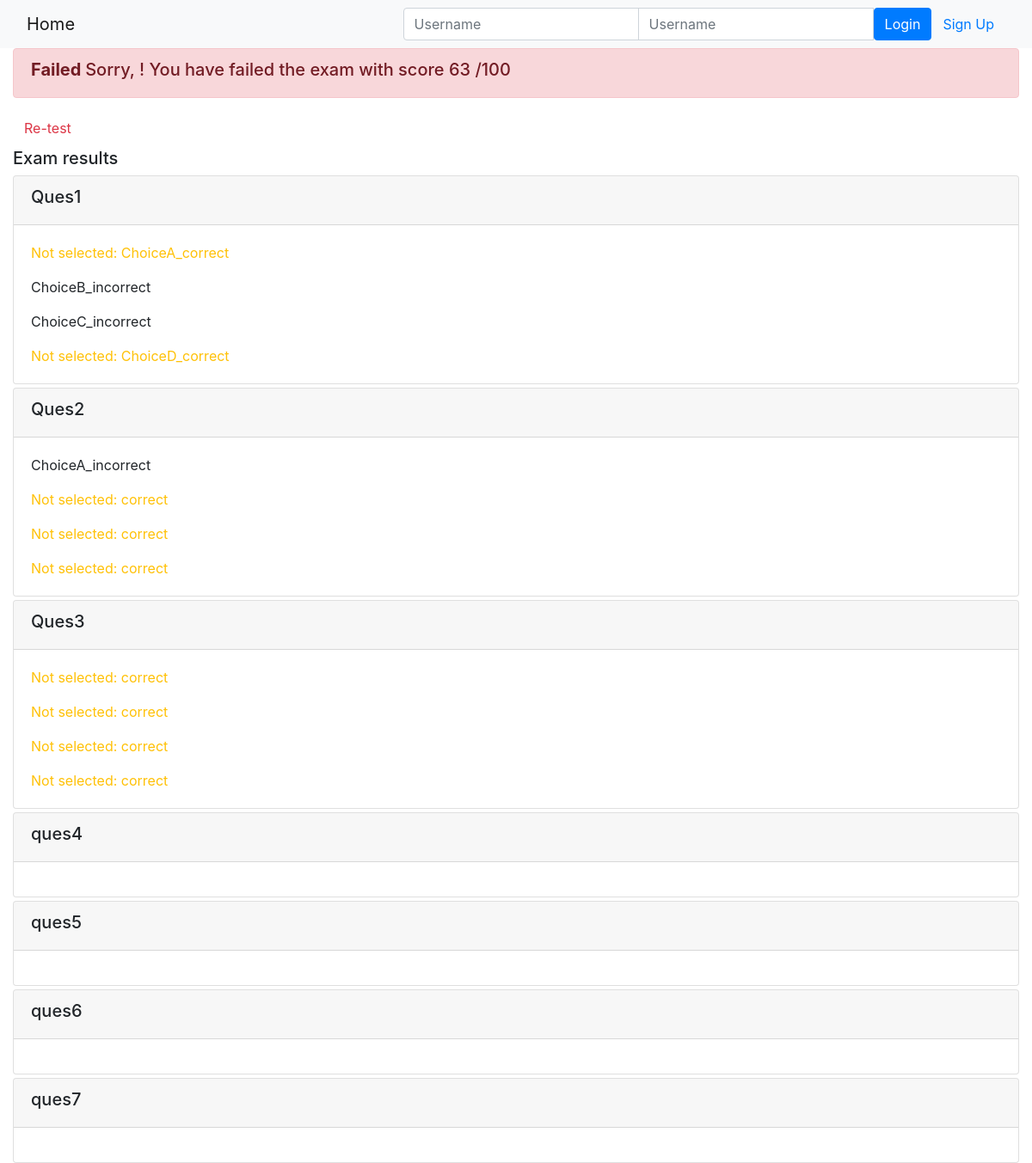
The page /onlinecourse/course/3/submission/3/result/ on the database its author committed.
### onlinecourse/models.py (models this page shows, shortened)
class Question(models.Model):
    course = models.ForeignKey(Course, on_delete=models.CASCADE)
    question_text = models.CharField(max_length=200, null=False)
    grade = models.IntegerField(default=10)

class Choice(models.Model):
    question = models.ForeignKey(Question, on_delete=models.CASCADE)
    choice_text = models.CharField(max_length=200, null=False)
    is_correct = models.BooleanField(default=False)

### onlinecourse/views.py (the view)
# urls.py: path('course/<int:course_id>/submission/<int:submission_id>/result/', views.show_exam_result,
def show_exam_result(request, course_id, submission_id):
    context = {}
    course = Course.objects.get(pk=course_id)
    submission = Submission.objects.get(pk=submission_id)
    choices = submission.choices.all()
    selected_ids = []
    for choice in choices:
        selected_ids.append(choice.id)
    correct_questions = []
    max_grade = 0
    for question in course.question_set.all():
        question_is_correct = True
        max_grade += question.grade
        for choice in question.choice_set.all():
            if (not choice.is_correct and choice.id in selected_ids) or (
                    choice.is_correct and choice.id not in selected_ids):
                question_is_correct = False
                break
        if question_is_correct:
            correct_questions.append(question)
    total_score = 0
    for question in correct_questions:
        total_score += question.grade
    print(max_grade)
    print(total_score)
    grade = total_score * 100 / max_grade
    context["course"] = course
    context["selected_ids"] = selected_ids
    context["grade"] = grade
    return render(request, 'onlinecourse/exam_result_bootstrap.html', context)

### onlinecourse/templates/onlinecourse/exam_result_bootstrap.html (shortened to what this page needs)
<!DOCTYPE html>
<html lang="en">
<head>
    {% load static %}
    <link rel="stylesheet" href="https://maxcdn.bootstrapcdn.com/bootstrap/4.5.2/css/bootstrap.min.css">
</head>
<body>
<nav class="navbar navbar-light bg-light">
    <div class="container-fluid">
        <div class="navbar-header">
            <a class="navbar-brand" href="{% url 'onlinecourse:index' %}">Home</a>
        </div>
        <ul class="nav navbar-nav navbar-right">
            {% if user.is_authenticated %}
                <li>
                    <a class="btn btn-link" href="#">{{ user.first_name }}({{ user.username }})</a>
                    <a class="btn btn-link" href="{% url 'onlinecourse:logout' %}">Logout</a>
                </li>
            {% else %}
                <li>
                    <form class="form-inline" action="{% url 'onlinecourse:login' %}" method="post">
                        <div class="input-group">
                            <input type="text" class="form-control" placeholder="Username" name="username">
                            <input type="password" class="form-control" placeholder="Username" name="psw">
                            <button class="btn btn-primary" type="submit">Login</button>
                            <a class="btn btn-link" href="{% url 'onlinecourse:registration' %}">Sign Up</a>
                        </div>
                    </form>
                </li>
            {% endif %}
        </ul>
    </div>
</nav>
<div class="container-fluid">
    {% if grade > 80 %}
        <div class="alert alert-success">
            <h5><b>Congratulations, {{ user.username }}</b>! You have passed the exam and completed the course with
                score {{ grade|floatformat:0 }} /100</h5>
        </div>
    {% else %}
        <div class="alert alert-danger">
            <h5><b>Failed </b>Sorry, {{ user.username }}! You have failed the exam with score {{ grade|floatformat:0 }}
                /100</h5>
        </div>
        <a class="btn btn-link text-danger" href="{% url 'onlinecourse:course_details' course.id %}">Re-test</a>
    {% endif %}
    <div class="card-columns-vertical mt-1">
        <h5 class="">Exam results</h5>
        {% for question in course.question_set.all %}
            <div class="card mt-1">
                <div class="card-header">
                    <h5>{{ question.question_text }}</h5>
                </div>
                <div class="card-body">
                    {% for choice in question.choice_set.all %}
                        {% if choice.is_correct and choice.id in selected_ids %}
                            <p class="card-text text-success"> Correct answer:
                                {% elif choice.is_correct and choice.id not in selected_ids %}
                            <p class="card-text text-warning"> Not selected:
                                {% elif not choice.is_correct and choice.id in selected_ids %}
                            <p class="card-text text-danger"> Incorrect answer:
                                {% else %}
                            <p class="card-text">
                        {% endif %}
                    {{ choice.choice_text }}
                    </p>
                    {% endfor %}
                </div>
            </div>
        {% endfor %}
    </div>
</div>
</body>
</html>

### rows shown on the page
Question: question_text "Ques1"
Choice: shows "Not selected:", choice_text "ChoiceA_correct"
Choice: choice_text "ChoiceB_incorrect"
Choice: choice_text "ChoiceC_incorrect"
Choice: shows "Not selected:", choice_text "ChoiceD_correct"
Question: question_text "Ques2"
Choice: choice_text "ChoiceA_incorrect"
Choice: shows "Not selected:", choice_text "correct"
Choice: shows "Not selected:", choice_text "correct"
Choice: shows "Not selected:", choice_text "correct"
Question: question_text "Ques3"
Choice: shows "Not selected:", choice_text "correct"
Choice: shows "Not selected:", choice_text "correct"
Choice: shows "Not selected:", choice_text "correct"
Choice: shows "Not selected:", choice_text "correct"
Question: question_text "ques4"
Question: question_text "ques5"
Question: question_text "ques6"
Question: question_text "ques7"

### other values the page prints
{{ grade|floatformat:0 }} "63"
